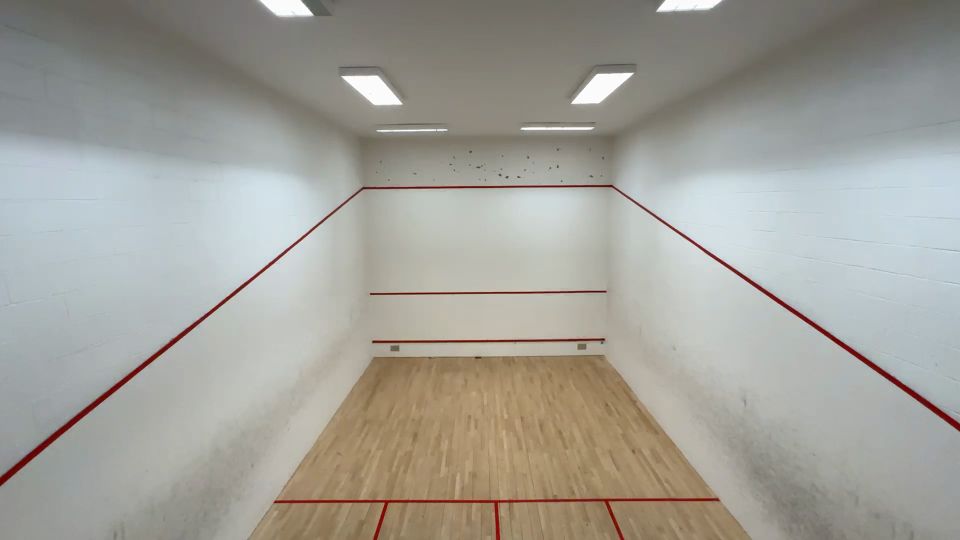
#> input picture court.png, 1920 x 1080 px (shown at 1/2 size)
$ python -i line_merging.py   (imports and definitions only)
#> lines starting #> are read from the running program, lines starting #| are printed output that depends on the picture; after the words box and inside, x2 and y2 are one past the last pixel; in counts of white or black regions, pixels touching at a corner belong together
#> in process_lines, img is the input picture: shape (1080, 1920, 3); mean B, G, R 152.9, 160.2, 161.7
import cv2
import numpy as np
import math

def get_lines(lines_in):
    if cv2.__version__ < '3.0':
        return lines_in[0]
    return [l[0] for l in lines_in]

def filter_img(img):
    img_hsv=cv2.cvtColor(img, cv2.COLOR_BGR2HSV)
#> img_hsv: shape (1080, 1920, 3); mean H, S, V 50.6, 28.2, 166.3

    # lower mask (0-10)
    lower_red = np.array([0,50,50])
    upper_red = np.array([20,255,255])
    mask0 = cv2.inRange(img_hsv, lower_red, upper_red)
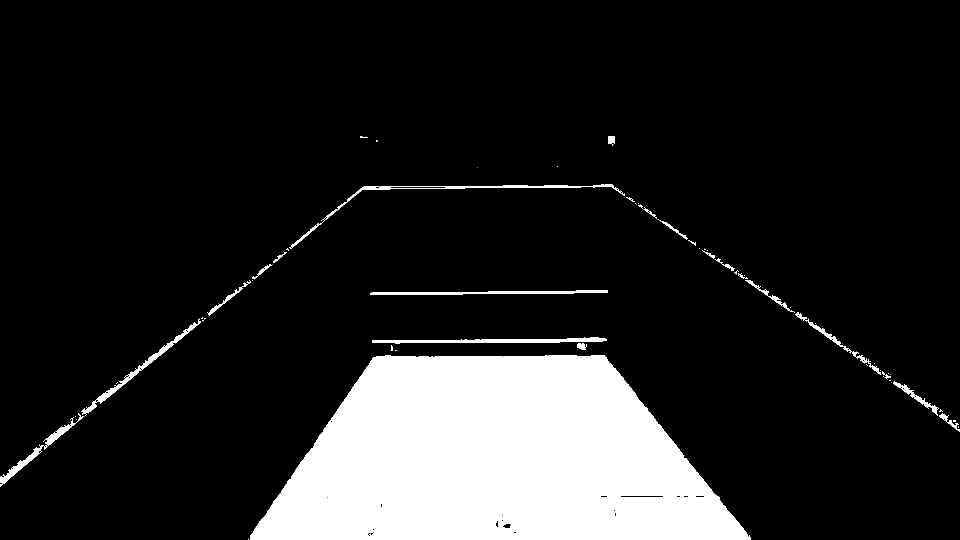
#> mask0: shape (1080, 1920) (shown at 1/2 size); 14% white; 79 white regions (47 under 20 px), largest, box (x1, y1, x2, y2) and area: (500, 710, 1502, 1080) 270000, (744, 674, 1214, 688) 3313, (578, 368, 1250, 498) 3209

    # upper mask (170-180)
    lower_red = np.array([160,50,50])
    upper_red = np.array([180,255,255])
    mask1 = cv2.inRange(img_hsv, lower_red, upper_red)
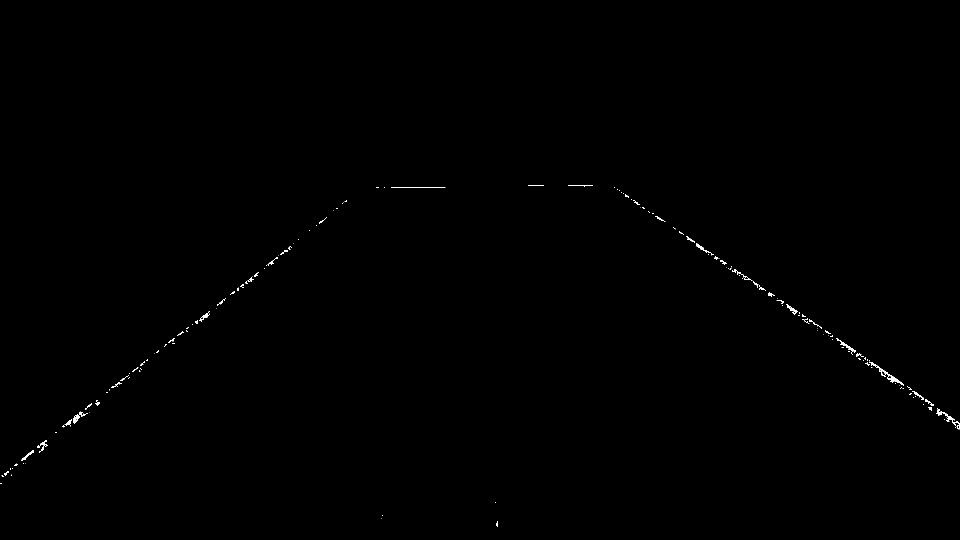
#> mask1: shape (1080, 1920) (shown at 1/2 size); 0.26% white; 173 white regions (114 under 20 px), largest, box (x1, y1, x2, y2) and area: (1738, 723, 1808, 772) 487, (1872, 816, 1920, 858) 361, (146, 823, 176, 848) 232

    # join my masks
    mask = mask0+mask1
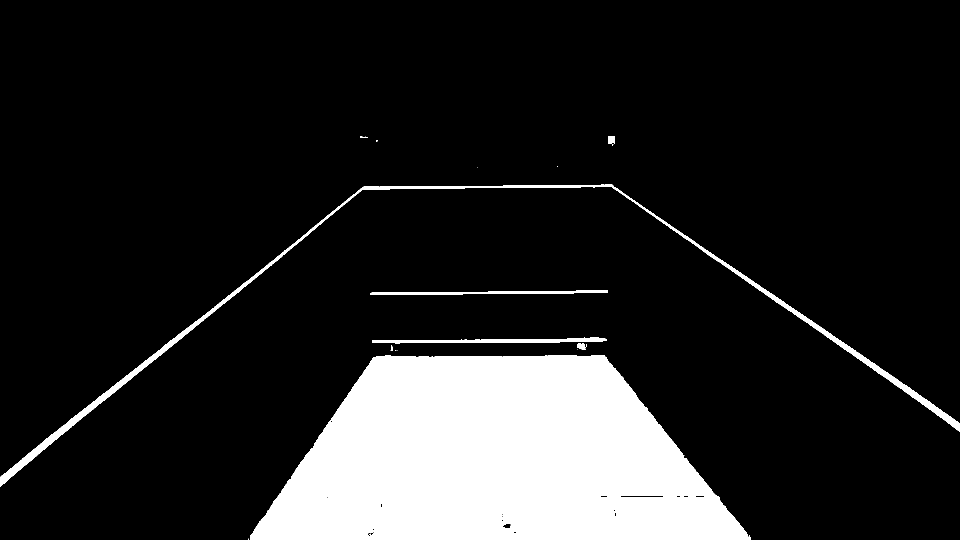
#> mask: shape (1080, 1920) (shown at 1/2 size); 14.2% white; 19 white regions (11 under 20 px), largest, box (x1, y1, x2, y2) and area: (500, 710, 1502, 1080) 270041, (0, 368, 1920, 974) 19001, (744, 674, 1214, 688) 3313

    # set my output img to zero everywhere except my mask
    output_img = img.copy()
    output_img[np.where(mask==0)] = 0
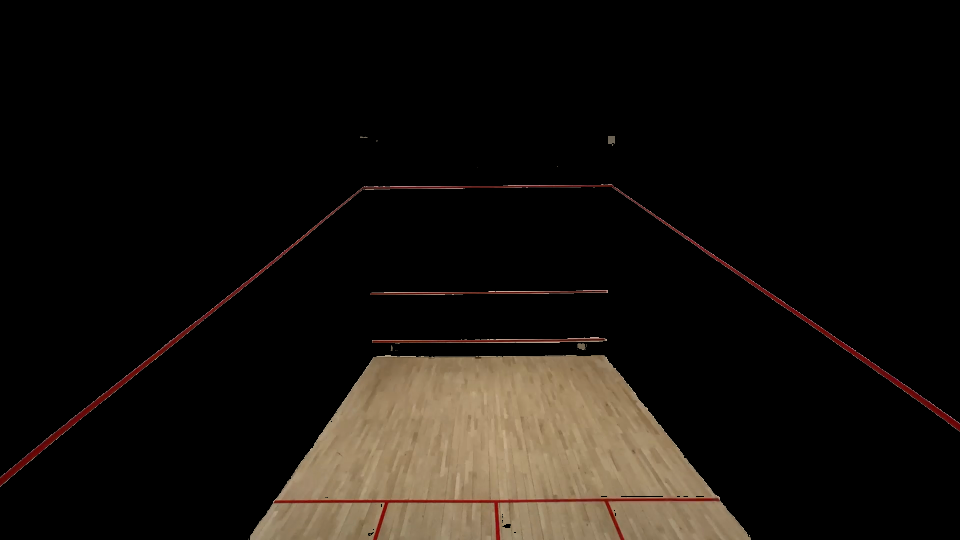
#> output_img: shape (1080, 1920, 3) (shown at 1/2 size); mean B, G, R 13.6, 17.8, 21.9

    # or your HSV image, which I *believe* is what you want
    output_hsv = img_hsv.copy()
    output_hsv[np.where(mask==0)] = 0
#> output_hsv: shape (1080, 1920, 3); mean H, S, V 2.7, 14.3, 21.9

    return output_hsv

def process_lines(image_src):
    img = cv2.imread(image_src)
    #gray = cv2.cvtColor(img,cv2.COLOR_BGR2GRAY)
    hsv = filter_img(img)

    ret, thresh1 = cv2.threshold(hsv,127,255,cv2.THRESH_BINARY)
#> thresh1: shape (1080, 1920, 3); mean H, S, V 0.7, 3, 33.1

    thresh1 = cv2.bitwise_not(thresh1)
#> thresh1: shape (1080, 1920, 3); mean H, S, V 254.3, 252, 221.9

    edges = cv2.Canny(thresh1, threshold1=50, threshold2=200, apertureSize = 3)
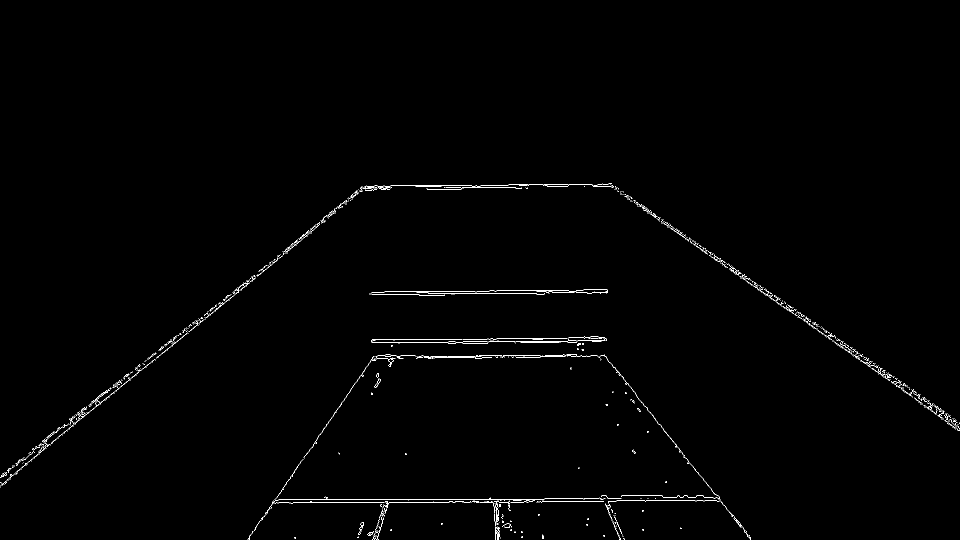
#> edges: shape (1080, 1920) (shown at 1/2 size); 0.63% white in thin lines or dots, all inside (x1, y1, x2, y2) = (0, 367, 1920, 1080)

    lines = cv2.HoughLinesP(edges, rho=1, theta=np.pi/180, threshold=50,
                            minLineLength=50, maxLineGap=30)
#> lines = 81 rows, first 6: [3, 966, 737, 372], [549, 999, 1017, 999], [39, 919, 508, 552], [1216, 368, 1643, 667], [611, 1004, 1083, 1004], [849, 590, 991, 586]

    # l[0] - line; l[1] - angle
    for line in get_lines(lines):
        leftx, boty, rightx, topy = line
        cv2.line(img, (leftx, boty), (rightx,topy), (0,0,255), 6)
#> this loop made 81 passes
#> (leftx, boty, rightx, topy) on passes 1 to 12: (3, 966, 737, 372), (549, 999, 1017, 999), (39, 919, 508, 552), (1216, 368, 1643, 667), (611, 1004, 1083, 1004), (849, 590, 991, 586), (1233, 1001, 1441, 1001), (769, 583, 975, 583), (733, 371, 1005, 371), (1137, 675, 1197, 674), (744, 679, 962, 679), (1231, 377, 1827, 779)
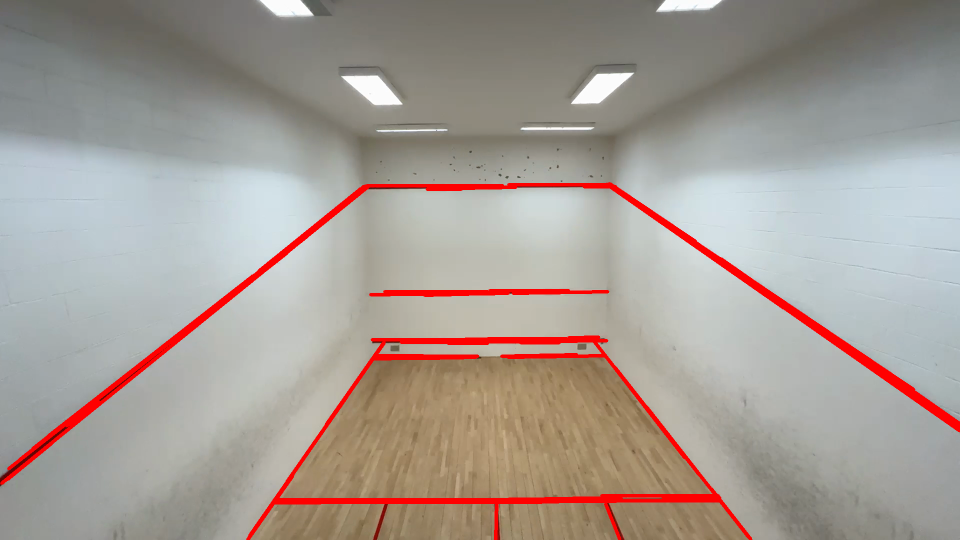
#> img: shape (1080, 1920, 3) (shown at 1/2 size); 3.32% of pixels changed, all inside (x1, y1, x2, y2) = (0, 364, 1920, 1080)

    # merge lines

    #------------------
    # prepare
    _lines = []
    for _line in get_lines(lines):
        _lines.append([(_line[0], _line[1]),(_line[2], _line[3])])
#> this loop made 81 passes

    # sort
    _lines_x = []
    _lines_y = []
    for line_i in _lines:
        orientation_i = math.atan2((line_i[0][1]-line_i[1][1]),(line_i[0][0]-line_i[1][0]))
        if (abs(math.degrees(orientation_i)) > 45) and abs(math.degrees(orientation_i)) < (90+45):
            _lines_y.append(line_i)
        else:
            _lines_x.append(line_i)
#> this loop made 81 passes
#> (line_i, orientation_i) on passes 1 to 12: ([(3, 966), (737, 372)], 2.46), ([(549, 999), (1017, 999)], 3.14), ([(39, 919), (508, 552)], 2.48), ([(1216, 368), (1643, 667)], -2.53), ([(611, 1004), (1083, 1004)], 3.14), ([(849, 590), (991, 586)], 3.11), ([(1233, 1001), (1441, 1001)], 3.14), ([(769, 583), (975, 583)], 3.14), ([(733, 371), (1005, 371)], 3.14), ([(1137, 675), (1197, 674)], 3.12), ([(744, 679), (962, 679)], 3.14), ([(1231, 377), (1827, 779)], -2.55)
#> orientation_i on passes 61 to 66: 2.46, -2.55, 3.14, 3.14, 2.46, 3.14

    _lines_x = sorted(_lines_x, key=lambda _line: _line[0][0])
    _lines_y = sorted(_lines_y, key=lambda _line: _line[0][1])

    merged_lines_x = merge_lines_pipeline_2(_lines_x)
#> the loop in merge_lines_pipeline_2, `for line in lines:` made 71 passes
#> line on passes 2 to 13: [(15, 958), (103, 886)], [(17, 937), (431, 613)], [(39, 919), (508, 552)], [(65, 897), (420, 619)], [(97, 871), (506, 551)], [(133, 851), (197, 803)], [(141, 851), (199, 804)], [(345, 682), (614, 472)], [(409, 629), (484, 569)], [(469, 584), (730, 372)], [(473, 579), (726, 374)], [(476, 581), (734, 372)]
#> line on pass 1: [(3, 966), (737, 372)]
#> the loop in merge_lines_pipeline_2, `for group in super_lines:` made 6 passes
    merged_lines_y = merge_lines_pipeline_2(_lines_y)
#> the loop in merge_lines_pipeline_2 (call 2), `for line in lines:` made 10 passes
#> line on passes 1 to 10: [(1183, 676), (1369, 915)], [(1230, 735), (1398, 949)], [(1293, 814), (1497, 1074)], [(652, 849), (767, 685)], [(573, 964), (768, 685)], [(1422, 977), (1501, 1078)], [(1211, 1008), (1239, 1078)], [(499, 1071), (693, 793)], [(495, 1079), (585, 951)], [(991, 1079), (993, 1002)]
#> the loop in merge_lines_pipeline_2 (call 2), `for group in super_lines:` made 4 passes

    merged_lines_all = []
    merged_lines_all.extend(merged_lines_x)
    merged_lines_all.extend(merged_lines_y)
    #print("process groups lines", len(_lines), len(merged_lines_all))
    img_merged_lines = cv2.imread(image_src)
    for line in merged_lines_all:
        cv2.line(img_merged_lines, (line[0][0], line[0][1]), (line[1][0],line[1][1]), (0,0,255), 6)
#> this loop made 10 passes
#> line on passes 1 to 10: [(3, 966), (737, 372)], [(545, 1005), (1441, 1001)], [(733, 371), (1231, 373)], [(741, 589), (1215, 583)], [(744, 679), (1213, 681)], [(1213, 368), (1919, 857)], [(1183, 676), (1501, 1078)], [(767, 685), (495, 1079)], [(1211, 1008), (1239, 1078)], [(993, 1002), (991, 1079)]
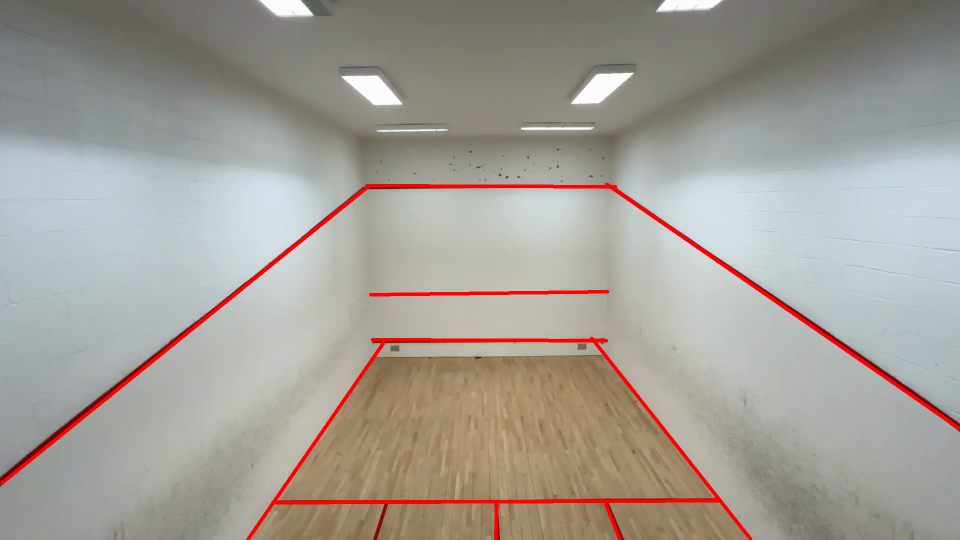
#> img_merged_lines: shape (1080, 1920, 3) (shown at 1/2 size); 1.78% of pixels changed, all inside (x1, y1, x2, y2) = (0, 365, 1920, 1080)

    cv2.imwrite('prediction/lines_gray.jpg',hsv)
    cv2.imwrite('prediction/lines_thresh.jpg',thresh1)
    cv2.imwrite('prediction/lines_edges.jpg',edges)
    cv2.imwrite('prediction/lines_lines.jpg',img)
    cv2.imwrite('prediction/merged_lines.jpg',img_merged_lines)

    return merged_lines_all

def merge_lines_pipeline_2(lines):
    super_lines_final = []
    super_lines = []
    min_distance_to_merge = 30
    min_angle_to_merge = 30

    for line in lines:
        create_new_group = True
        group_updated = False

        for group in super_lines:
            for line2 in group:
                if get_distance(line2, line) < min_distance_to_merge:
                    # check the angle between lines
                    orientation_i = math.atan2((line[0][1]-line[1][1]),(line[0][0]-line[1][0]))
                    orientation_j = math.atan2((line2[0][1]-line2[1][1]),(line2[0][0]-line2[1][0]))

                    if int(abs(abs(math.degrees(orientation_i)) - abs(math.degrees(orientation_j)))) < min_angle_to_merge:
                        #print("angles", orientation_i, orientation_j)
                        #print(int(abs(orientation_i - orientation_j)))
                        group.append(line)

                        create_new_group = False
                        group_updated = True
                        break

            if group_updated:
                break

        if (create_new_group):
            new_group = []
            new_group.append(line)

            for idx, line2 in enumerate(lines):
                # check the distance between lines
                if get_distance(line2, line) < min_distance_to_merge:
                    # check the angle between lines
                    orientation_i = math.atan2((line[0][1]-line[1][1]),(line[0][0]-line[1][0]))
                    orientation_j = math.atan2((line2[0][1]-line2[1][1]),(line2[0][0]-line2[1][0]))

                    if int(abs(abs(math.degrees(orientation_i)) - abs(math.degrees(orientation_j)))) < min_angle_to_merge:
                        #print("angles", orientation_i, orientation_j)
                        #print(int(abs(orientation_i - orientation_j)))

                        new_group.append(line2)

                        # remove line from lines list
                        #lines[idx] = False
            # append new group
            super_lines.append(new_group)


    for group in super_lines:
        super_lines_final.append(merge_lines_segments1(group))

    return super_lines_final

def merge_lines_segments1(lines, use_log=False):
    if(len(lines) == 1):
        return lines[0]

    line_i = lines[0]

    # orientation
    orientation_i = math.atan2((line_i[0][1]-line_i[1][1]),(line_i[0][0]-line_i[1][0]))

    points = []
    for line in lines:
        points.append(line[0])
        points.append(line[1])

    if (abs(math.degrees(orientation_i)) > 45) and abs(math.degrees(orientation_i)) < (90+45):

        #sort by y
        points = sorted(points, key=lambda point: point[1])

        if use_log:
            print("use y")
    else:

        #sort by x
        points = sorted(points, key=lambda point: point[0])

        if use_log:
            print("use x")

    return [points[0], points[len(points)-1]]

# https://docs.scipy.org/doc/scipy/reference/generated/scipy.spatial.distance.cdist.html
# https://stackoverflow.com/questions/32702075/what-would-be-the-fastest-way-to-find-the-maximum-of-all-possible-distances-betw
def lines_close(line1, line2):
    dist1 = math.hypot(line1[0][0] - line2[0][0], line1[0][0] - line2[0][1])
    dist2 = math.hypot(line1[0][2] - line2[0][0], line1[0][3] - line2[0][1])
    dist3 = math.hypot(line1[0][0] - line2[0][2], line1[0][0] - line2[0][3])
    dist4 = math.hypot(line1[0][2] - line2[0][2], line1[0][3] - line2[0][3])

    if (min(dist1,dist2,dist3,dist4) < 100):
        return True
    else:
        return False

def lineMagnitude (x1, y1, x2, y2):
    lineMagnitude = math.sqrt(math.pow((x2 - x1), 2)+ math.pow((y2 - y1), 2))
    return lineMagnitude

#Calc minimum distance from a point and a line segment (i.e. consecutive vertices in a polyline).
# https://nodedangles.wordpress.com/2010/05/16/measuring-distance-from-a-point-to-a-line-segment/
# http://paulbourke.net/geometry/pointlineplane/
def DistancePointLine(px, py, x1, y1, x2, y2):
    #http://local.wasp.uwa.edu.au/~pbourke/geometry/pointline/source.vba
    LineMag = lineMagnitude(x1, y1, x2, y2)

    if LineMag < 0.00000001:
        DistancePointLine = 9999
        return DistancePointLine

    u1 = (((px - x1) * (x2 - x1)) + ((py - y1) * (y2 - y1)))
    u = u1 / (LineMag * LineMag)

    if (u < 0.00001) or (u > 1):
        #// closest point does not fall within the line segment, take the shorter distance
        #// to an endpoint
        ix = lineMagnitude(px, py, x1, y1)
        iy = lineMagnitude(px, py, x2, y2)
        if ix > iy:
            DistancePointLine = iy
        else:
            DistancePointLine = ix
    else:
        # Intersecting point is on the line, use the formula
        ix = x1 + u * (x2 - x1)
        iy = y1 + u * (y2 - y1)
        DistancePointLine = lineMagnitude(px, py, ix, iy)

    return DistancePointLine

def get_distance(line1, line2):
    dist1 = DistancePointLine(line1[0][0], line1[0][1],
                              line2[0][0], line2[0][1], line2[1][0], line2[1][1])
    dist2 = DistancePointLine(line1[1][0], line1[1][1],
                              line2[0][0], line2[0][1], line2[1][0], line2[1][1])
    dist3 = DistancePointLine(line2[0][0], line2[0][1],
                              line1[0][0], line1[0][1], line1[1][0], line1[1][1])
    dist4 = DistancePointLine(line2[1][0], line2[1][1],
                              line1[0][0], line1[0][1], line1[1][0], line1[1][1])


    return min(dist1,dist2,dist3,dist4)

>>> result = process_lines('court.png')
